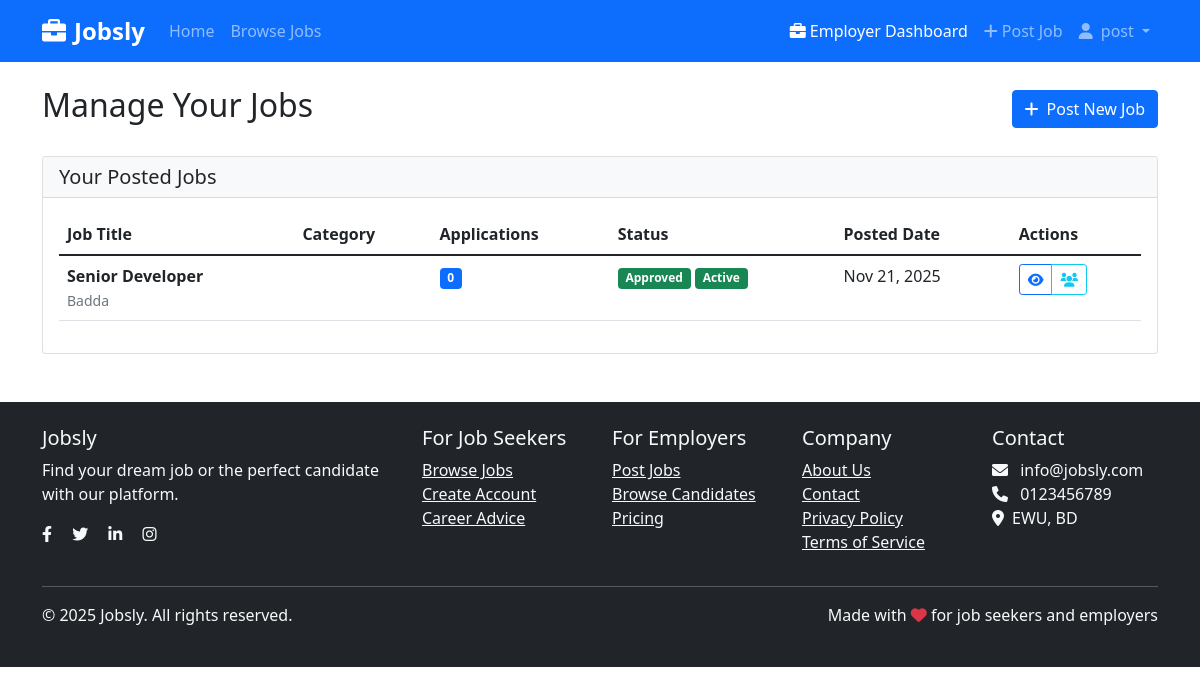
The page /employer/jobs/ (signed in) on the database its author committed.
### accounts/models.py (models this page shows, shortened)
class User(AbstractUser):
    ROLE_CHOICES = (
        ('applicant', 'Job Seeker'),
        ('employer', 'Employer'),
        ('admin', 'Admin'),
    )
    role = models.CharField(max_length=20, choices=ROLE_CHOICES, default='applicant')
    phone = models.CharField(max_length=15, blank=True)
    email = models.EmailField(unique=True)

### jobs/models.py (models this page shows, shortened)
class Job(models.Model):
    JOB_TYPE_CHOICES = (
        ('full_time', 'Full Time'),
        ('part_time', 'Part Time'),
        ('contract', 'Contract'),
        ('internship', 'Internship'),
        ('remote', 'Remote'),
    )
    STATUS_CHOICES = (
        ('pending', 'Pending Approval'),
        ('approved', 'Approved'),
        ('rejected', 'Rejected'),
    )
    employer = models.ForeignKey(EmployerProfile, on_delete=models.CASCADE, related_name='jobs')
    title = models.CharField(max_length=200)
    category = models.CharField(max_length=100)  # Changed to CharField
    location = models.CharField(max_length=100)
    job_type = models.CharField(max_length=20, choices=JOB_TYPE_CHOICES)
    salary_min = models.DecimalField(max_digits=10, decimal_places=2)  # Fixed this line
    salary_max = models.DecimalField(max_digits=10, decimal_places=2)  # Fixed this line
    description = models.TextField()
    requirements = models.TextField()
    responsibilities = models.TextField()
    application_deadline = models.DateField()
    is_active = models.BooleanField(default=True)
    status = models.CharField(max_length=20, choices=STATUS_CHOICES, default='pending')
    created_at = models.DateTimeField(auto_now_add=True)
    updated_at = models.DateTimeField(auto_now=True)
    class Meta:
        ordering = ['-created_at']

### jobs/views.py (the view)
# urls.py: path('employer/jobs/', views.manage_jobs, name='manage_jobs'),
@login_required
def manage_jobs(request):
    if request.user.role != 'employer':
        messages.error(request, 'Access denied.')
        return redirect('home')
    employer_profile = get_object_or_404(EmployerProfile, user=request.user)
    jobs = Job.objects.filter(employer=employer_profile).order_by('-created_at')
    context = {
        'jobs': jobs,
        'employer': employer_profile
    }
    return render(request, 'jobs/manage_jobs.html', context)

### templates/jobs/manage_jobs.html (shortened to what this page needs)
{% extends 'base.html' %}
{% block content %}
<div class="container mt-4">
    <div class="d-flex justify-content-between align-items-center mb-4">
        <h2>Manage Your Jobs</h2>
        <a href="{% url 'post_job' %}" class="btn btn-primary">
            <i class="fas fa-plus me-2"></i>Post New Job
        </a>
    </div>
    <div class="card">
        <div class="card-header bg-light">
            <h5 class="mb-0">Your Posted Jobs</h5>
        </div>
        <div class="card-body">
            {% if jobs %}
            <div class="table-responsive">
                <table class="table table-hover">
                    <thead>
                        <tr>
                            <th>Job Title</th>
                            <th>Category</th>
                            <th>Applications</th>
                            <th>Status</th>
                            <th>Posted Date</th>
                            <th>Actions</th>
                        </tr>
                    </thead>
                    <tbody>
                        {% for job in jobs %}
                        <tr>
                            <td>
                                <strong>{{ job.title }}</strong>
                                <br>
                                <small class="text-muted">{{ job.location }}</small>
                            </td>
                            <td>{{ job.category.name }}</td>
                            <td>
                                <span class="badge bg-primary">{{ job.applications.count }}</span>
                            </td>
                            <td>
                                {% if job.status == 'approved' %}
                                    <span class="badge bg-success">Approved</span>
                                {% elif job.status == 'pending' %}
                                    <span class="badge bg-warning">Pending</span>
                                {% else %}
                                    <span class="badge bg-danger">Rejected</span>
                                {% endif %}
                                {% if job.is_active %}
                                    <span class="badge bg-success">Active</span>
                                {% else %}
                                    <span class="badge bg-secondary">Inactive</span>
                                {% endif %}
                            </td>
                            <td>{{ job.created_at|date:"M d, Y" }}</td>
                            <td>
                                <div class="btn-group btn-group-sm">
                                    <a href="{% url 'job_detail' job.id %}" class="btn btn-outline-primary">
                                        <i class="fas fa-eye"></i>
                                    </a>
                                    <a href="{% url 'view_applicants' job.id %}" class="btn btn-outline-info">
                                        <i class="fas fa-users"></i>
                                    </a>
                                </div>
                            </td>
                        </tr>
                        {% endfor %}
                    </tbody>
                </table>
            </div>
            {% endif %}
        </div>
    </div>
</div>
{% endblock %}

### templates/base.html (shortened to what this page needs)
<!DOCTYPE html>
<html lang="en">
<head>
    <link href="https://cdn.jsdelivr.net/npm/bootstrap@5.1.3/dist/css/bootstrap.min.css" rel="stylesheet">
    <link href="https://cdnjs.cloudflare.com/ajax/libs/font-awesome/6.0.0/css/all.min.css" rel="stylesheet">
</head>
<body>
    <nav class="navbar navbar-expand-lg navbar-dark bg-primary">
        <div class="container">
            <a class="navbar-brand" href="{% url 'home' %}">
                <i class="fas fa-briefcase me-2"></i>Jobsly
            </a>
            <div class="collapse navbar-collapse" id="navbarNav">
                <ul class="navbar-nav me-auto">
                    <li class="nav-item">
                        <a class="nav-link" href="{% url 'home' %}">Home</a>
                    </li>
                    <li class="nav-item">
                        <a class="nav-link" href="{% url 'job_list' %}">Browse Jobs</a>
                    </li>
                </ul>
                <ul class="navbar-nav">
                    {% if user.is_authenticated %}
                        {% if user.role == 'applicant' %}
                            <li class="nav-item">
                                <a class="nav-link" href="{% url 'applicant_dashboard' %}">
                                    <i class="fas fa-tachometer-alt me-1"></i>Dashboard
                                </a>
                            </li>
                        {% elif user.role == 'employer' %}
                            <li class="nav-item">
                                <a class="nav-link" href="{% url 'manage_jobs' %}">
                                    <i class="fas fa-briefcase me-1"></i>Employer Dashboard
                                </a>
                            </li>
                            <li class="nav-item">
                                <a class="nav-link" href="{% url 'post_job' %}">
                                    <i class="fas fa-plus me-1"></i>Post Job
                                </a>
                            </li>
                        {% endif %}
                        <li class="nav-item dropdown">
                            <a class="nav-link dropdown-toggle" href="#" id="navbarDropdown" role="button" data-bs-toggle="dropdown">
                                <i class="fas fa-user me-1"></i>
                                {{ user.username }}
                            </a>
                        </li>
                    {% endif %}
                </ul>
            </div>
        </div>
    </nav>
    <main>
        {% block content %}
        {% endblock %}
    </main>
    <footer class="bg-dark text-light py-4 mt-5">
        <div class="container">
            <div class="row">
                <div class="col-md-4">
                    <h5>Jobsly</h5>
                    <p>Find your dream job or the perfect candidate with our platform.</p>
                    <div class="social-links">
                        <a href="#" class="text-light me-3"><i class="fab fa-facebook-f"></i></a>
                        <a href="#" class="text-light me-3"><i class="fab fa-twitter"></i></a>
                        <a href="#" class="text-light me-3"><i class="fab fa-linkedin-in"></i></a>
                        <a href="#" class="text-light"><i class="fab fa-instagram"></i></a>
                    </div>
                </div>
                <div class="col-md-2">
                    <h5>For Job Seekers</h5>
                    <ul class="list-unstyled">
                        <li><a href="{% url 'job_list' %}" class="text-light">Browse Jobs</a></li>
                        <li><a href="{% url 'register' %}" class="text-light">Create Account</a></li>
                        <li><a href="#" class="text-light">Career Advice</a></li>
                    </ul>
                </div>
                <div class="col-md-2">
                    <h5>For Employers</h5>
                    <ul class="list-unstyled">
                        <li><a href="{% url 'register' %}" class="text-light">Post Jobs</a></li>
                        <li><a href="#" class="text-light">Browse Candidates</a></li>
                        <li><a href="#" class="text-light">Pricing</a></li>
                    </ul>
                </div>
                <div class="col-md-2">
                    <h5>Company</h5>
                    <ul class="list-unstyled">
                        <li><a href="{% url 'home' %}" class="text-light">About Us</a></li>
                        <li><a href="#" class="text-light">Contact</a></li>
                        <li><a href="#" class="text-light">Privacy Policy</a></li>
                        <li><a href="#" class="text-light">Terms of Service</a></li>
                    </ul>
                </div>
                <div class="col-md-2">
                    <h5>Contact</h5>
                    <ul class="list-unstyled">
                        <li><i class="fas fa-envelope me-2"></i> info@jobsly.com</li>
                        <li><i class="fas fa-phone me-2"></i> 0123456789</li>
                        <li><i class="fas fa-map-marker-alt me-2"></i>EWU, BD</li>
                    </ul>
                </div>
            </div>
            <hr class="bg-light">
            <div class="row">
                <div class="col-md-6">
                    <p>&copy; 2025 Jobsly. All rights reserved.</p>
                </div>
                <div class="col-md-6 text-end">
                    <p>Made with <i class="fas fa-heart text-danger"></i> for job seekers and employers</p>
                </div>
            </div>
        </div>
    </footer>
</body>
</html>

### templates/base.html (style rules this page uses)
.navbar-brand { font-weight: bold; font-size: 1.5rem; }

### rows shown on the page
User: username "post"
Job: title "Senior Developer", location "Badda", applications.count "0", status "Approved", is_active "Active", created_at "Nov 21, 2025"
